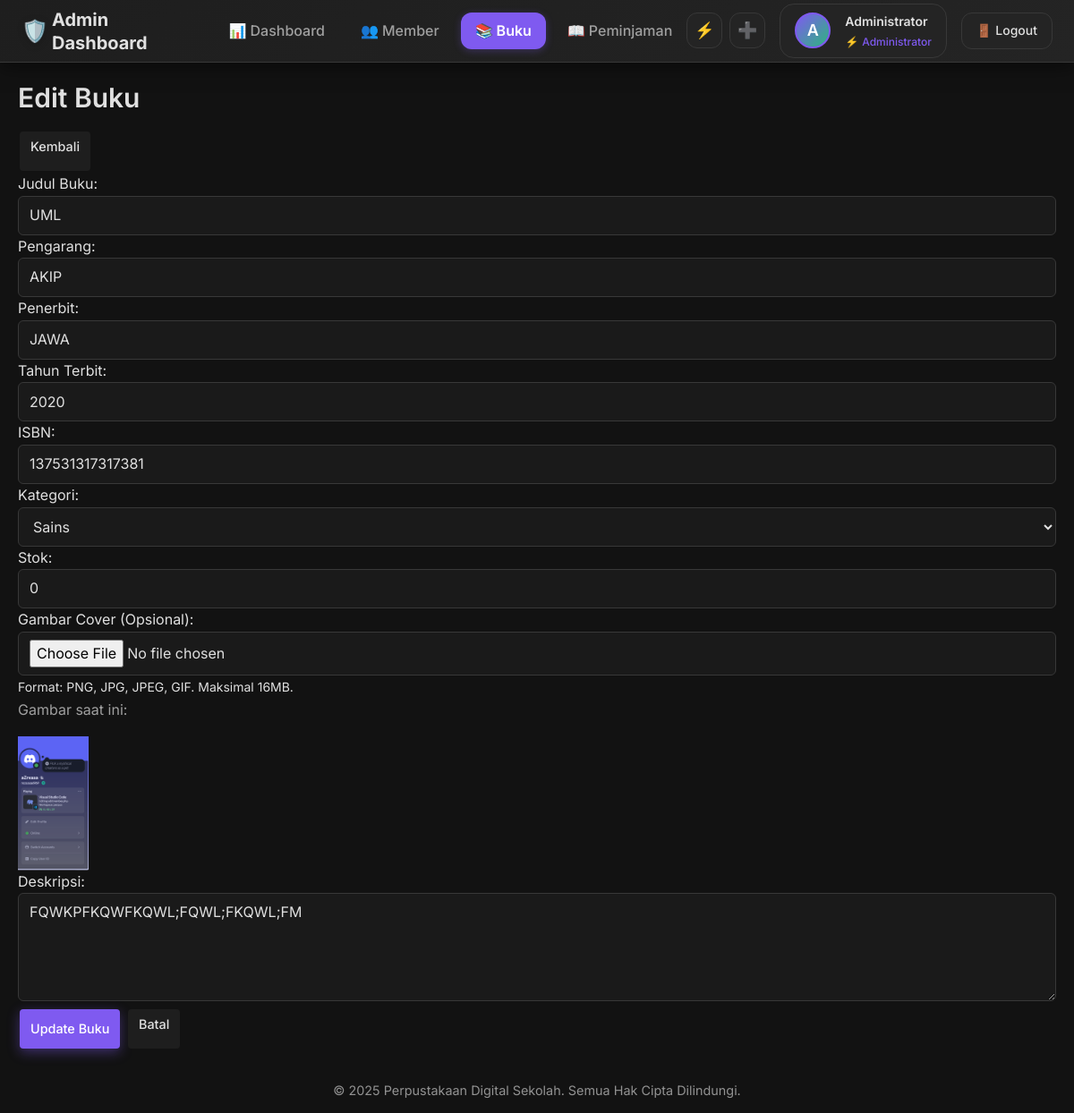
Screenshot of /admin/books/edit/1 (signed in) with the database file from the repository.
### app.py (models this page shows, shortened)
class User(UserMixin, db.Model):
    id = db.Column(db.Integer, primary_key=True)
    username = db.Column(db.String(80), unique=True, nullable=False)
    email = db.Column(db.String(120), unique=True, nullable=False)
    password_hash = db.Column(db.String(120), nullable=False)
    role = db.Column(db.String(20), nullable=False, default='member')  # 'admin' or 'member'
    nama_lengkap = db.Column(db.String(100), nullable=False)
    kelas = db.Column(db.String(20))  # untuk member
    profile_photo = db.Column(db.String(200))  # path to profile photo
    created_at = db.Column(db.DateTime, default=datetime.utcnow)

class Buku(db.Model):
    id = db.Column(db.Integer, primary_key=True)
    judul = db.Column(db.String(200), nullable=False)
    pengarang = db.Column(db.String(100), nullable=False)
    penerbit = db.Column(db.String(100))
    tahun_terbit = db.Column(db.Integer)
    isbn = db.Column(db.String(20), unique=True)
    kategori = db.Column(db.String(50))
    stok = db.Column(db.Integer, default=1)
    deskripsi = db.Column(db.Text)
    gambar = db.Column(db.String(200))  # path to book cover image
    created_at = db.Column(db.DateTime, default=datetime.utcnow)

### app.py (the view, shortened to what this page needs)
@app.route('/admin/books/edit/<int:id>', methods=['GET', 'POST'])
@login_required
def admin_edit_book(id):
    if current_user.role != 'admin':
        flash('Akses ditolak!')
        return redirect(url_for('index'))
    book = Buku.query.get_or_404(id)
    return render_template('admin/edit_book.html', book=book)

### app.py (called while the page is built)
@login_manager.user_loader
def load_user(user_id):
    return User.query.get(int(user_id))

@app.context_processor
def inject_kelas_options():
    return dict(KELAS_OPTIONS=KELAS_OPTIONS)

### templates/admin/edit_book.html (shortened to what this page needs)
{% extends "admin/base.html" %}
{% block content %}
            <div class="content-header">
                <h1>Edit Buku</h1>
                <a href="{{ url_for('admin_books') }}" class="btn btn-secondary">Kembali</a>
            </div>
            <div class="form-container">
                <form method="POST" enctype="multipart/form-data" class="book-form">
                    <div class="form-row">
                        <div class="form-group">
                            <label for="judul">Judul Buku:</label>
                            <input type="text" id="judul" name="judul" value="{{ book.judul }}" required>
                        </div>
                        <div class="form-group">
                            <label for="pengarang">Pengarang:</label>
                            <input type="text" id="pengarang" name="pengarang" value="{{ book.pengarang }}" required>
                        </div>
                    </div>
                    <div class="form-row">
                        <div class="form-group">
                            <label for="penerbit">Penerbit:</label>
                            <input type="text" id="penerbit" name="penerbit" value="{{ book.penerbit }}" required>
                        </div>
                        <div class="form-group">
                            <label for="tahun_terbit">Tahun Terbit:</label>
                            <input type="number" id="tahun_terbit" name="tahun_terbit"
                                   value="{{ book.tahun_terbit }}" min="1900" max="2025" required>
                        </div>
                    </div>
                    <div class="form-row">
                        <div class="form-group">
                            <label for="isbn">ISBN:</label>
                            <input type="text" id="isbn" name="isbn" value="{{ book.isbn }}" required>
                        </div>
                        <div class="form-group">
                            <label for="kategori">Kategori:</label>
                            <select id="kategori" name="kategori" required>
                                <option value="Sains" {% if book.kategori == 'Sains' %}selected{% endif %}>Sains</option>
                            </select>
                        </div>
                    </div>                    <div class="form-row">
                        <div class="form-group">
                            <label for="stok">Stok:</label>
                            <input type="number" id="stok" name="stok" value="{{ book.stok }}" min="0" required>
                        </div>
                        <div class="form-group">
                            <label for="gambar">Gambar Cover (Opsional):</label>
                            <input type="file" id="gambar" name="gambar" accept="image/*">
                            <small class="form-help">Format: PNG, JPG, JPEG, GIF. Maksimal 16MB.</small>
                            {% if book.gambar %}
                                <div class="current-image">
                                    <p>Gambar saat ini:</p>
                                    <img src="{{ url_for('static', filename=book.gambar) }}" alt="Cover {{ book.judul }}" style="max-width: 100px; max-height: 150px;">
                                </div>
                            {% endif %}
                        </div>
                    </div>
                    <div class="form-group">
                        <label for="deskripsi">Deskripsi:</label>
                        <textarea id="deskripsi" name="deskripsi" rows="4"
                                  placeholder="Deskripsi singkat tentang buku...">{{ book.deskripsi or '' }}</textarea>
                    </div>
                    <div class="form-actions">
                        <button type="submit" class="btn btn-primary">Update Buku</button>
                        <a href="{{ url_for('admin_books') }}" class="btn btn-secondary">Batal</a>
                    </div>
                </form>
            </div>        </div>
{% endblock %}

### templates/admin/includes/header.html (shortened to what this page needs)
<header class="admin-main-header">
    <div class="admin-header-left">
        <h1 class="admin-header-title">
            <span class="title-icon">🛡️</span>
            <span class="title-text">Admin Dashboard</span>
        </h1>
        <ul class="admin-header-nav">
            <li>
                <a href="{{ url_for('admin_dashboard') }}" class="{% if request.endpoint == 'admin_dashboard' %}active{% endif %}">
                    <span>📊</span>
                    <span>Dashboard</span>
                </a>
            </li>
            <li>
                <a href="{{ url_for('admin_members') }}" class="{% if request.endpoint in ['admin_members', 'admin_add_member', 'admin_edit_member'] %}active{% endif %}">
                    <span>👥</span>
                    <span>Member</span>
                </a>
            </li>
            <li>
                <a href="{{ url_for('admin_books') }}" class="{% if request.endpoint in ['admin_books', 'admin_add_book', 'admin_edit_book'] %}active{% endif %}">
                    <span>📚</span>
                    <span>Buku</span>
                </a>
            </li>
            <li>
                <a href="{{ url_for('admin_loans') }}" class="{% if request.endpoint in ['admin_loans', 'admin_process_loan'] %}active{% endif %}">
                    <span>📖</span>
                    <span>Peminjaman</span>
                </a>
            </li>
        </ul>
    </div>
    <div class="admin-header-right">
        <div class="admin-quick-actions">
            <a href="{{ url_for('admin_process_loan') }}" class="quick-action-btn" title="Proses Peminjaman">
                <span>⚡</span>
            </a>
            <a href="{{ url_for('admin_add_book') }}" class="quick-action-btn" title="Tambah Buku">
                <span>➕</span>
            </a>
        </div>
        <div class="admin-user-info">
            <div class="admin-profile-photo">
                {% if current_user.profile_photo %}
                    <img src="{{ url_for('static', filename=current_user.profile_photo) }}" alt="Admin Photo">
                {% else %}
                    {{ current_user.nama_lengkap[0].upper() }}
                {% endif %}
            </div>
            <div class="admin-info-text">
                <span class="admin-greeting">{{ current_user.nama_lengkap.split()[0] }}</span>
                <span class="admin-role">
                    <span>⚡</span>
                    <span>Administrator</span>
                </span>
            </div>
        </div>
        <a href="{{ url_for('logout') }}" class="admin-logout-btn">
            <span>🚪</span>
            <span class="logout-text">Logout</span>
        </a>
    </div>
</header>

### static/table-scroll-fix.css (style rules this page uses)
* { box-sizing: border-box; }
body, html { overflow-x: hidden; scroll-behavior: smooth; -webkit-overflow-scrolling: touch; touch-action: manipulation; -webkit-text-size-adjust: 100%; text-size-adjust: 100%; }

### static/dark-theme.css (style rules this page uses)
:root { --bg-primary-dark: #121212; --bg-secondary-dark: #1E1E1E; --bg-tertiary-dark: #242424; --bg-card-dark: #1A1A1A; --card-bg: #1A1A1A; --success-color: #2CB67D; --warning-color: #FFD93D; --danger-color: #FF6B6B; --border-color-dark: #383838; --accent-primary: #7F5AF0; --accent-color: #7F5AF0; --accent-secondary: #2CB67D; --accent-danger: #FF6B6B; --accent-warning: #FFD93D; --text-color: #E0E0E0; --text-color-light: #FFFFFF; --text-color-secondary: #A0A0A0; --text-color-muted: #757575; --text-high-contrast: #E0E0E0; --text-medium-contrast: #A0A0A0; --text-low-contrast: #666666; --text-on-accent: #FFFFFF; --text-on-dark: #FFFFFF; --border-color-dark: #383838; --border-color-light: rgba(255, 255, 255, 0.1); --card-shadow-dark: 0 4px 20px rgba(0, 0, 0, 0.5); --card-shadow-hover: 0 8px 32px rgba(127, 90, 240, 0.3); --border-radius-sm: 6px; --border-radius-md: 12px; --border-radius-lg: 16px; --border-radius-xl: 20px; --font-family-main: 'Inter', -apple-system, BlinkMacSystemFont, 'Segoe UI', sans-serif; --font-size-xs: 0.75rem; --font-size-sm: 0.875rem; --font-size-base: 1rem; --font-size-lg: 1.125rem; --font-size-xl: 1.25rem; --font-size-2xl: 1.5rem; --font-size-3xl: 1.875rem; --spacing-xs: 0.25rem; --spacing-sm: 0.5rem; --spacing-md: 1rem; --spacing-lg: 1.5rem; --spacing-xl: 2rem; --spacing-2xl: 3rem; --transition-fast: 0.2s ease-in-out; --transition-normal: 0.3s ease-in-out; --transition-slow: 0.5s ease-in-out; }
*, *::before, *::after { box-sizing: border-box; margin: 0; padding: 0; }
html { scroll-behavior: smooth; -webkit-text-size-adjust: 100%; }
body { font-family: var(--font-family-main); background-color: var(--bg-primary-dark); color: var(--text-high-contrast); line-height: 1.6; font-size: var(--font-size-base); -webkit-font-smoothing: antialiased; -moz-osx-font-smoothing: grayscale; overflow-x: hidden; }
a { color: var(--accent-primary); text-decoration: none; transition: color var(--transition-fast); }
h1, h2, h3, h4, h5, h6 { color: var(--text-high-contrast); font-weight: 600; line-height: 1.3; margin-bottom: var(--spacing-md); }
h1 { font-size: var(--font-size-3xl); }
p { margin-bottom: var(--spacing-md); color: var(--text-medium-contrast); }
.btn { display: inline-flex; align-items: center; justify-content: center; gap: var(--spacing-sm); padding: var(--spacing-sm) var(--spacing-lg); border: none; border-radius: var(--border-radius-md); font-family: var(--font-family-main); font-size: var(--font-size-sm); font-weight: 500; text-decoration: none; cursor: pointer; transition: all var(--transition-normal); min-height: 44px; position: relative; overflow: hidden; }
.btn-primary { background: linear-gradient(135deg, var(--accent-primary), #9D4EDD); color: var(--text-on-accent); box-shadow: 0 4px 14px rgba(127, 90, 240, 0.4); }
.btn-secondary { background: var(--bg-secondary-dark); color: var(--text-high-contrast); border: 1px solid var(--border-color-dark); }
input, select, textarea { background: var(--bg-secondary-dark); border: 1px solid var(--border-color-dark); border-radius: var(--border-radius-md); padding: var(--spacing-sm) var(--spacing-md); color: var(--text-high-contrast); font-family: var(--font-family-main); font-size: var(--font-size-base); transition: all var(--transition-fast); width: 100%; min-height: 44px; }
input::placeholder, textarea::placeholder { color: var(--text-medium-contrast); }

### templates/admin/base.html (style rules this page uses)
input, select, textarea { background: var(--card-bg, #2a2a2a) !important; color: var(--text-color, #e0e0e0) !important; border: 1px solid var(--border-color-dark, #555) !important; padding: 8px 12px; border-radius: 6px; }
.btn, .btn-primary, .btn-success, .btn-warning, .btn-danger { padding: 6px 12px; border-radius: 4px; text-decoration: none; font-size: 0.9em; border: none; cursor: pointer; display: inline-block; margin: 2px; }
.btn-primary { background: var(--accent-color, #7F5AF0) !important; color: white !important; }

### rows the page displays
User: nama_lengkap "A", nama_lengkap "Administrator"
Buku: judul "UML", pengarang "AKIP", penerbit "JAWA", tahun_terbit "2020", isbn "137531317317381", kategori "Sains", stok "0", gambar (picture), deskripsi "FQWKPFKQWFKQWL;FQWL;FKQWL;FM"
